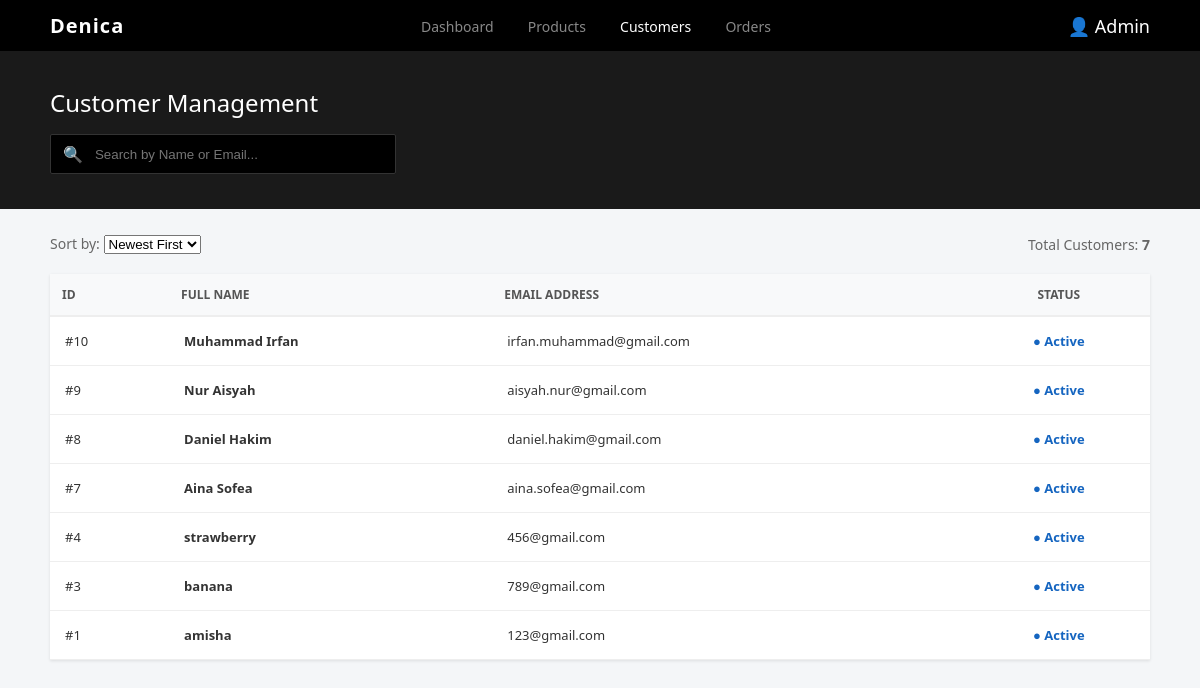
Page /admin/customers.php on the committed database.
### tables this page shows
CREATE TABLE `customer` (
  `CustomerID` int(11) NOT NULL,
  `Name` varchar(100) NOT NULL,
  `Email` varchar(100) NOT NULL,
  `PasswordHash` varchar(225) NOT NULL
);

### admin/customers.php (the view, shortened to what this page needs)
<?php
$conn = mysqli_connect("localhost", "root", "", "denicadata");
$search = trim($_GET['search'] ?? '');
$sort = $_GET['sort'] ?? 'id_desc';
$orderSQL = "CustomerID DESC";
switch ($sort) {
    case 'id_desc':   $orderSQL = "CustomerID DESC"; break;
}
if ($search !== '') {
    $stmt = $conn->prepare("SELECT * FROM customer WHERE Name LIKE ? OR Email LIKE ? ORDER BY $orderSQL");
    $keyword = "%$search%";
    $stmt->bind_param("ss", $keyword, $keyword);
    $stmt->execute();
    $result = $stmt->get_result();
} else {
    $result = mysqli_query($conn, "SELECT * FROM customer ORDER BY $orderSQL");
}
?>
<!DOCTYPE html>
<html lang="en">
<head>
    <link rel="stylesheet" href="admin.css">
</head>
<body>
<header class="main-header">
    <div class="logo">Denica</div>
    <nav>
        <a href="admin_dashboard.php">Dashboard</a>
        <a href="products.php">Products</a>
        <a href="customers.php" class="active">Customers</a>
        <a href="orders.php">Orders</a>
    </nav>
    <div class="admin-profile">👤 Admin</div>
</header>
<section class="management-bar">
    <h1>Customer Management</h1>
    <form method="get" class="search-box">
        <span>🔍</span>
        <input type="text" name="search" placeholder="Search by Name or Email..." value="<?= htmlspecialchars($search) ?>">
    </form>
</section>
<main class="admin-content">
    <div class="action-row">
        <div class="sort-dropdown">
            Sort by:
            <select id="sortSelect" onchange="sortCustomers()">
                <option value="id_desc" <?= $sort=='id_desc'?'selected':'' ?>>Newest First</option>
            </select>
        </div>
        <div class="sort-dropdown">
            Total Customers: <strong><?= mysqli_num_rows($result) ?></strong>
        </div>
    </div>
    <table class="srs-table">
        <thead>
            <tr>
                <th>ID</th>
                <th>Full Name</th>
                <th>Email Address</th>
                <th style="text-align: center;">Status</th>
            </tr>
        </thead>
        <tbody>
            <?php if ($result && mysqli_num_rows($result) > 0): ?>
                <?php while($row = mysqli_fetch_assoc($result)): ?>
                    <tr>
                        <td>#<?= $row['CustomerID'] ?></td>
                        <td style="font-weight: 600;"><?= htmlspecialchars($row['Name']) ?></td>
                        <td><?= htmlspecialchars($row['Email']) ?></td>
                        <td style="text-align: center;">
                            <span class="status-active">● Active</span>
                        </td>
                    </tr>
                <?php endwhile; ?>
            <?php else: ?>
                <tr><td colspan="4" style="text-align:center; padding: 40px;">No customers found.</td></tr>
            <?php endif; ?>
        </tbody>
    </table>
</main>
</body>
</html>

### admin/admin.css (style rules this page uses)
body { margin: 0; font-family: 'Segoe UI', Tahoma, Geneva, Verdana, sans-serif; background-color: #f4f6f8; color: #333; }
.main-header { background: #000; color: #fff; padding: 12px 50px; display: flex; justify-content: space-between; align-items: center; position: sticky; top: 0; z-index: 1000; }
.main-header .logo { font-size: 20px; font-weight: bold; letter-spacing: 1px; }
.main-header nav a { color: #888; text-decoration: none; margin: 0 15px; font-size: 14px; transition: 0.3s; }
.main-header nav a:hover, .main-header nav a.active { color: #fff; }
.admin-profile { font-size: 18px; cursor: pointer; }
.management-bar { background: #1a1a1a; color: white; padding: 35px 50px; }
.management-bar h1 { margin: 0 0 15px 0; font-size: 24px; font-weight: 500; }
.search-box { background: #000; padding: 8px 12px; width: 320px; border: 1px solid #333; display: flex; align-items: center; border-radius: 2px; }
.search-box input { background: transparent; border: none; color: white; margin-left: 10px; width: 100%; outline: none; }
.admin-content { padding: 25px 50px; }
.action-row { display: flex; justify-content: space-between; align-items: center; margin-bottom: 20px; }
.sort-dropdown { font-size: 14px; color: #666; }
.srs-table { width: 100%; border-collapse: collapse; background: white; box-shadow: 0 1px 3px rgba(0,0,0,0.1); }
.srs-table th { background: #f8f9fa; padding: 12px; text-align: left; font-size: 12px; color: #555; border-bottom: 2px solid #eee; text-transform: uppercase; }
.srs-table td { padding: 15px; border-bottom: 1px solid #eee; font-size: 13px; }
.status-active { color: #1565c0; font-weight: bold; }
body { margin: 0; font-family: 'Segoe UI', sans-serif; background-color: #f4f6f8; }
.main-header { background: #000; color: #fff; padding: 12px 50px; display: flex; justify-content: space-between; align-items: center; }
.srs-table { width: 100%; border-collapse: collapse; background: white; }
.srs-table th { background: #f8f9fa; padding: 12px; text-align: left; border-bottom: 2px solid #eee; }
.srs-table td { padding: 15px; border-bottom: 1px solid #eee; }
.srs-table td:last-child { text-align: center; white-space: nowrap; }

### rows in the picture
customer: CustomerID "10", Name "Muhammad Irfan", Email "irfan.muhammad@gmail.com"
customer: CustomerID "9", Name "Nur Aisyah", Email "aisyah.nur@gmail.com"
customer: CustomerID "8", Name "Daniel Hakim", Email "daniel.hakim@gmail.com"
customer: CustomerID "7", Name "Aina Sofea", Email "aina.sofea@gmail.com"
customer: CustomerID "4", Name "strawberry", Email "456@gmail.com"
customer: CustomerID "3", Name "banana", Email "789@gmail.com"
customer: CustomerID "1", Name "amisha", Email "123@gmail.com"

### other values in the picture
mysqli_num_rows($result) "7"
